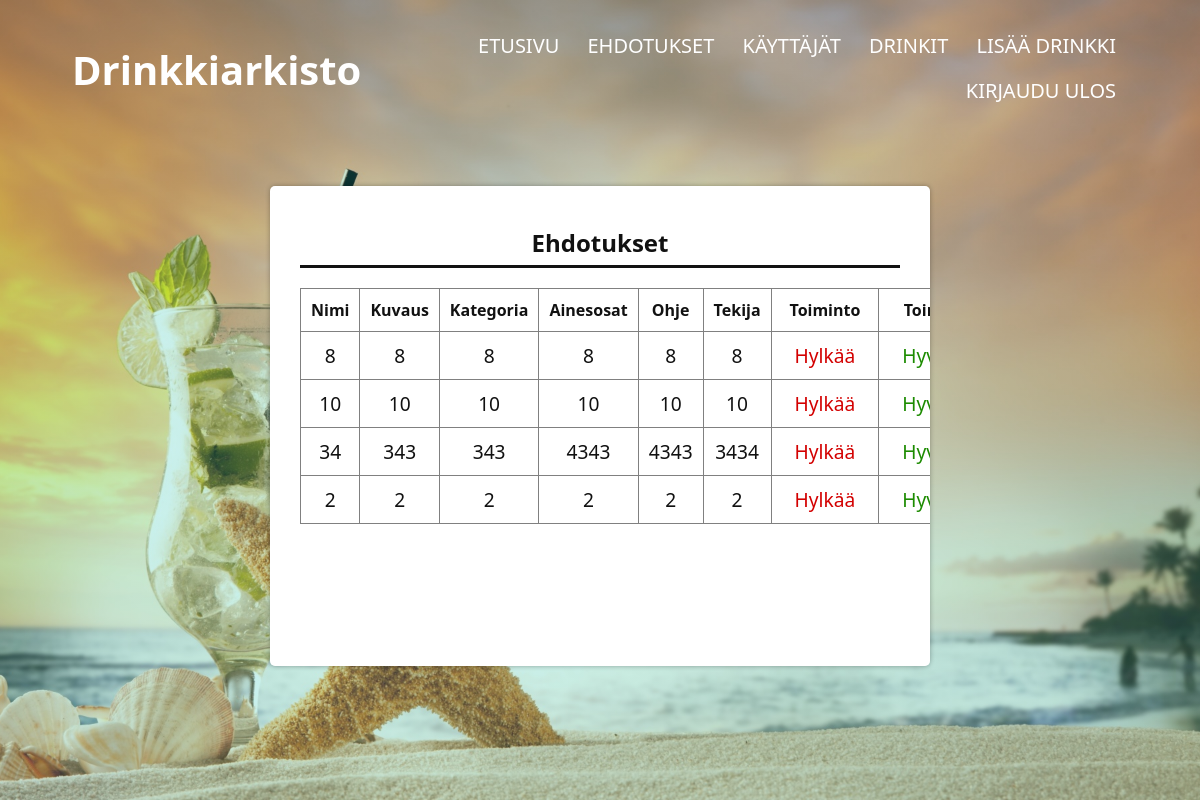
The app's page /ehdotuksetadmin.php with its own data.
### tables this page shows
CREATE TABLE `ehdotus` (
  `id` int(11) NOT NULL,
  `nimi` varchar(255) NOT NULL,
  `kuvaus` varchar(1024) NOT NULL,
  `kategoria` varchar(255) NOT NULL,
  `ainesosat` varchar(255) NOT NULL,
  `ohje` varchar(1024) NOT NULL,
  `tekija` varchar(255) NOT NULL
);

### ehdotuksetadmin.php (the view, shortened to what this page needs)
<?php
include('yhteys.php');
$hakusql = "SELECT * FROM ehdotus";
$tulokset = $conn->query($hakusql);
?>
<!DOCTYPE html>
<html lang="en">
<head>
    <link rel="stylesheet" type="text/css" href="ehdotuksetadmin.css">
</head>
<body>
    <section class="header">
        <nav>
            <h1 id="mainheader">Drinkkiarkisto</h1>
            <div class="nav-links">
                <ul>
                    <li><a href="admin.php">ETUSIVU</a></li>
                    <li><a href="ehdotuksetadmin.php">EHDOTUKSET</a></li>
                    <li><a href="kayttajatadmin.php">KÄYTTÄJÄT</a></li>
                    <li><a href="drinkkiadmin.php">DRINKIT</a></li>
                    <li><a href="adminlisaa.php">LISÄÄ DRINKKI</a></li>
                    <li><a href="kirjaudu-ulos.php">KIRJAUDU ULOS</a></li>
                </ul>
            </div>
        </nav>
        <div class="container">
            <h1 id="otsikko">Ehdotukset</h1>
            <div>
                <table border="1" cellspacing="0" cellpadding="0">
                    <tr class="heading">
                        <th>Nimi</th>
                        <th>Kuvaus</th>
                        <th>Kategoria</th>
                        <th>Ainesosat</th>
                        <th>Ohje</th>
                        <th>Tekija</th>
                        <th>Toiminto</th>
                        <th>Toiminto</th>
                    </tr>
                    <?php
	     if ($tulokset->num_rows > 0) {
               while($rivi = $tulokset->fetch_assoc()) {
                     echo "
                          <tr>
                               <td>".$rivi['nimi']."</td>
                               <td>".$rivi['kuvaus']."</td>
                               <td>".$rivi['kategoria']."</td>
                               <td>".$rivi['ainesosat']."</td>
                               <td>".$rivi['ohje']."</td>
                               <td>".$rivi['tekija']."</td>
                               <td><a href='hylkaa.php?id=".$rivi['id']."' id='hylkaa'>Hylkää</a></td>
                               <td><a href='hyvaksy.php?id=".$rivi['id']."' id='hyvaksy'>Hyväksy</a></td>
                          </tr>
                     ";
                }
           }
      ?>
                </table>
    </section>
</body>
</html>

### ehdotuksetadmin.css (style rules this page uses)
* { margin: 0px; padding: 0px; font-family: "Segoe UI", Tahoma, Geneva, Verdana, sans-serif; }
.header { min-height: 100vh; width: 100%; background-image: linear-gradient( rgba(43, 199, 191, 0.25), rgba(43, 199, 191, 0.25) ), url("images/tausta5.jpg"); background-position: center; background-size: cover; background-attachment: fixed; position: relative; }
#mainheader { font-size: 40px; color: #fff; }
nav { display: flex; padding: 2% 6%; justify-content: space-between; align-items: center; margin-bottom: 4%; }
.nav-links { flex: 1; text-align: right; }
.nav-links ul li { list-style: none; display: inline-block; padding: 8px 12px; position: relative; }
.nav-links ul li a { color: #fff; text-decoration: none; font-size: 20px; }
.nav-links ul li::after { content: ""; width: 0%; height: 2px; background: #f44336; display: block; margin: auto; transition: 0.5s; }
#hylkaa { transition: 0.5s; color: rgb(211, 0, 0); padding: 7px 13px; border-radius: 3px; text-decoration: none; }
#hyvaksy { transition: 0.5s; color: rgb(28, 139, 0); padding: 7px 13px; border-radius: 3px; text-decoration: none; }
.container { width: 50%; overflow: auto; min-height: 50vh; max-height: 50vh; margin: 0 auto; margin-top: 2%; background: #fff; border-radius: 5px; box-shadow: 0 0 5px rgba(0, 0, 0, 0.3); padding: 40px 30px; text-align: center; }
#otsikko { color: #111; text-align: center; margin-bottom: 20px; display: block; border-bottom: solid 3px #111; padding-bottom: 1%; }
table { margin: auto; border-collapse: collapse; width: 75%; }
table th { color: #111; padding: 10px; }
table td { color: #111; font-size: 1.2em; padding: 10px; text-align: center; }

### records on screen
ehdotus: nimi "8", kuvaus "8", kategoria "8", ainesosat "8", ohje "8", tekija "8"
ehdotus: nimi "10", kuvaus "10", kategoria "10", ainesosat "10", ohje "10", tekija "10"
ehdotus: nimi "34", kuvaus "343", kategoria "343", ainesosat "4343", ohje "4343", tekija "3434"
ehdotus: nimi "2", kuvaus "2", kategoria "2", ainesosat "2", ohje "2", tekija "2"
